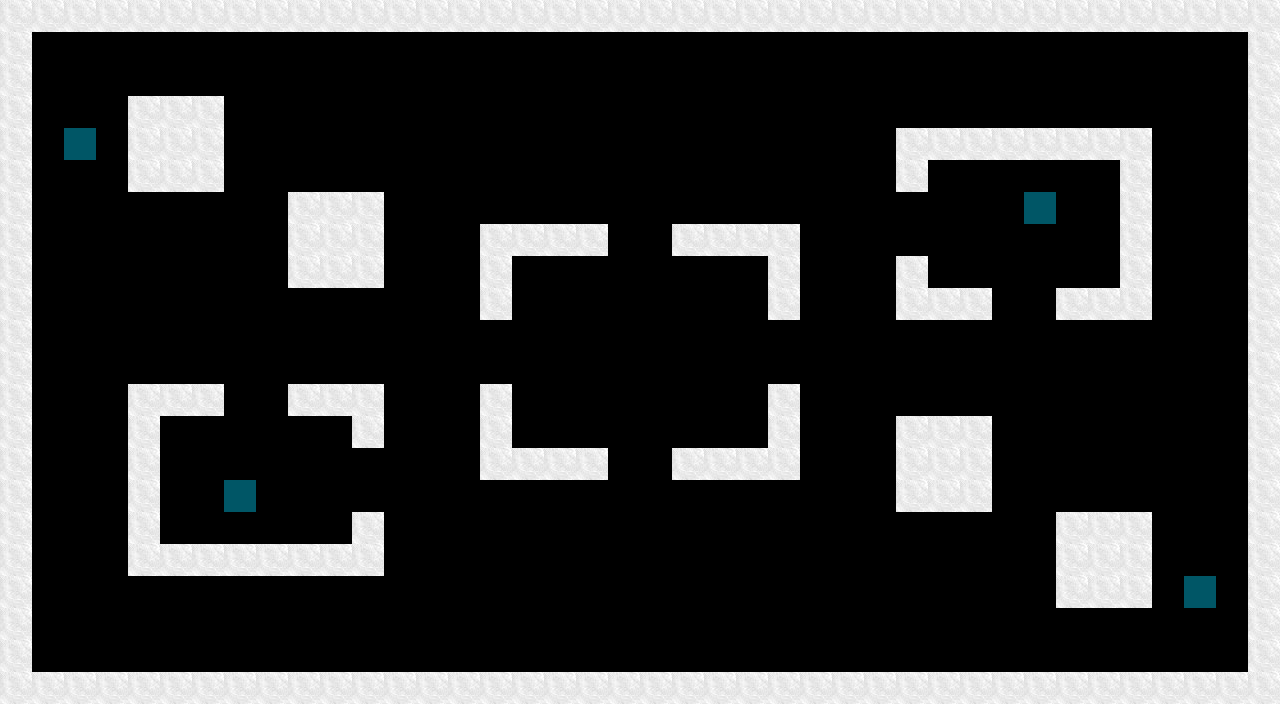

Below is a game level as drawn by its tile map, then a one-line description and the .tmx that defines it (tile-layer data replaced by summaries):
An orthogonal 40x22 tile map with 32x32 px tiles, 2 tile layers (walls, spawn-points).

<map version="1.0" orientation="orthogonal" renderorder="right-down" width="40" height="22" tilewidth="32" tileheight="32" nextobjectid="1">
 <tileset firstgid="1" source="tileset.tsx" />
 <layer name="walls" width="40" height="22">
  <data>[880 cells, 220 non-empty, 1 distinct tile ids]</data>
 </layer>
 <layer name="spawn-points" width="40" height="22">
  <data>[880 cells, 4 non-empty, 1 distinct tile ids]</data>
 </layer>
</map>
